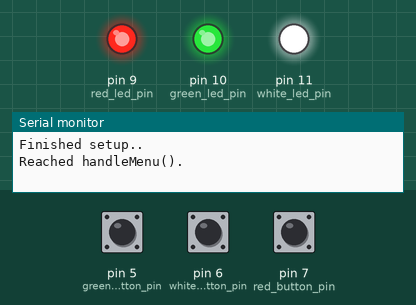
Recording of a sketch running on a simulated Arduino Uno, built with avr-gcc and run on an emulated ATmega328P. On the bench: output pins drawn as LEDs (lit = HIGH), the last lines printed to the serial monitor. The inputs (shaded band) are chosen by the test bench; at power-on: pin 5 (green_button_pin) LOW, pin 6 (white_button_pin) LOW, pin 7 (red_button_pin) LOW.

Above: at 1.2 s.
1.3 s: pin 5 (green_button_pin) pulled HIGH for 0.15 s
At 2.6 s:
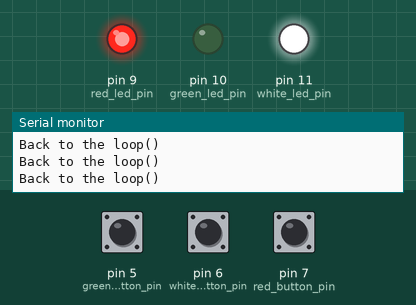
Timing chart, 0 to 4.3 s (numbered marks = the images above; inputs shaded):
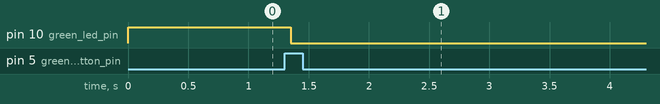

Measured:
- after the input at 1.3 s, pin 10 (green_led_pin): HIGH → LOW after 0.05 s

The sketch:

debug_buttons_leds.ino
```cpp
// Map the button and LED to the appropriate pins
const int green_button_pin = 5;
const int green_led_pin = 10;
// Set their initial states
int green_led_state = HIGH;
int green_button_state;
int last_green_button_state = LOW;

// Repeat for other buttons and LEDs
const int white_button_pin = 6;
const int white_led_pin = 11;
int white_led_state = HIGH;
int white_button_state;
int last_white_button_state = LOW;

const int red_button_pin = 7;
const int red_led_pin = 9;
int red_led_state = HIGH;
int red_button_state;
int last_red_button_state = LOW;

unsigned long green_debounce_time = 0;  // the last time the output pin was toggled
unsigned long red_debounce_time = 0;  // the last time the output pin was toggled
unsigned long white_debounce_time = 0;  // the last time the output pin was toggled
unsigned long debounceDelay = 50;    // the debounce time; increase if the output flickers

// Define menu options
enum menu_option {
  DEFAULT_RULES, // green button, LED
  CUSTOM_RULE_1, // red button, LED
  CUSTOM_RULE_2, // white button, LED
  // Add more options as needed
};

menu_option selected_option = DEFAULT_RULES;
bool menu_displayed = true;

void handleMenu() {
  // Hopefully this makes the program wait for input here.
  // Repeatedly read pins
  Serial.print("Reached handleMenu(). \n");
  while (menu_displayed){
    int green_reading = digitalRead(green_button_pin);
    // ------------------ Control logic, from examples Debounce.ino: --------------------- //
    // Here I just repeat it for the respective colours and update the game state accordingly.

    // If the switch changed, due to noise or pressing:
    if (green_reading != last_green_button_state) {
      // reset the debouncing timer
      green_debounce_time = millis();
    }
    if ((millis() - green_debounce_time) > debounceDelay) {
      // whatever the reading is at, it's been there for longer than the debounce
      // delay, so take it as the actual current state:

      // if the button state has changed:
      if (green_reading != green_button_state) {
        green_button_state = green_reading;
        // only toggle the LED if the new button state is HIGH
        if (green_button_state == HIGH) {
          // Update Conway rules:
          selected_option = DEFAULT_RULES;
          // set the LED:
          digitalWrite(green_led_pin, !green_led_state);
          Serial.print("Goofball green button. \n");
          menu_displayed = false; // want to exit the loop if a button is pressed.
        }
      }
    }
    // save the reading. Next time through the loop, it'll be the lastButtonState:
    last_green_button_state = green_reading;

    // ----------------------------------- WHITE LED ----------------------------------- //
    int white_reading = digitalRead(white_button_pin);
    if (white_reading != last_white_button_state) {
      white_debounce_time = millis();
    }
    if ((millis() - white_debounce_time) > debounceDelay) {
      if (white_reading != white_button_state) {
        white_button_state = white_reading;
        if (white_button_state == HIGH) {
          selected_option = CUSTOM_RULE_1;
          digitalWrite(white_led_pin, !white_led_state);
          Serial.print("Silly white button. \n");
          menu_displayed = false;
        }
      }
    }
    last_white_button_state = white_reading;

    // ----------------------------------- RED LED ----------------------------------- //
    int red_reading = digitalRead(red_button_pin);
    if (red_reading != last_red_button_state) {
      red_debounce_time = millis();
    }
    if ((millis() - red_debounce_time) > debounceDelay) {
      if (red_reading != red_button_state) {
        red_button_state = red_reading;
        if (red_button_state == HIGH) {
          selected_option = CUSTOM_RULE_2;
          digitalWrite(red_led_pin, !red_led_state);
          Serial.print("Wonky red button. \n");
          menu_displayed = false;
        }
      }
    }
    last_red_button_state = red_reading;
  }
}


void setup() {
  // debug my code
  Serial.begin(9600);
  // Set up button pins as inputs, LEDs as outputs, this may need to be in setup?
  pinMode(green_button_pin, INPUT);
  pinMode(green_led_pin, OUTPUT);

  pinMode(white_button_pin, INPUT);
  pinMode(white_led_pin, OUTPUT);

  pinMode(red_button_pin, INPUT);
  pinMode(red_led_pin, OUTPUT);

  digitalWrite(green_led_pin, green_led_state);
  digitalWrite(white_led_pin, white_led_state);
  digitalWrite(red_led_pin, red_led_state);

  Serial.print("Finished setup.. \n");
}

void loop() {
  // put your main code here, to run repeatedly:

  if (menu_displayed){
    handleMenu(); // Call the menu handling function in setup
  }

  Serial.print("Back to the loop() \n");

}
```
